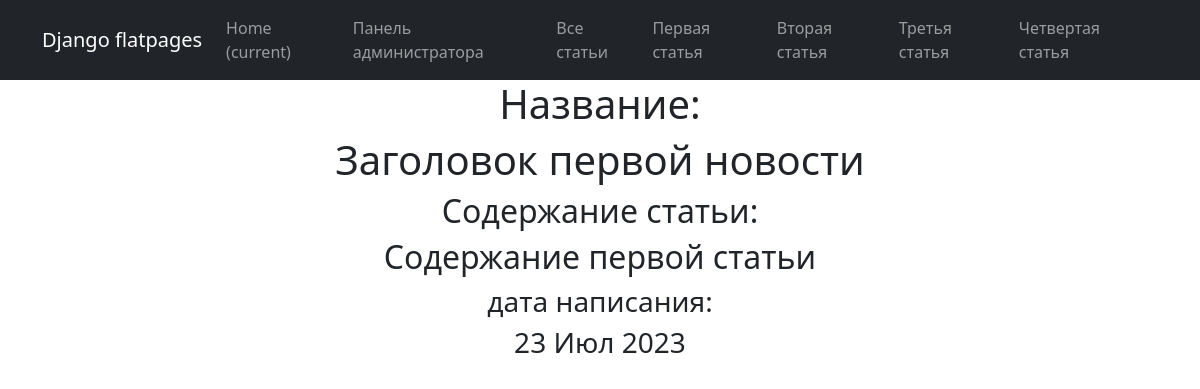
The page /news/2 on the database its author committed.
### news/models.py (models this page shows, shortened)
class Post(models.Model):
    author = models.ForeignKey(Author, on_delete=models.CASCADE)
    name = models.CharField(max_length=100,choices = NewsArticles)
    time_in = models.DateTimeField (auto_now_add = True)
    categories = models.ManyToManyField(Category, through=PostCategory)
    title = models.CharField(max_length = 100)
    text = models.TextField()
    rating = models.IntegerField(default=0)

### news/views.py (the view)
# urls.py: path('<int:pk>', PostDetail.as_view(), name='post'),
class PostDetail(DetailView):
    model = Post
    template_name = 'Post.html'
    context_object_name = 'post'

### news/templatetags/custom_censor.py (called while the page is built)
def censor(value):
   STOP_LIST = [
   'редиска',
   'хрен',
   'блин',
   'писец',
   'писос'
]
   for word in STOP_LIST:
      value = value.replace(word, word[:1]+'*' * (len(word)-1))
   return value

### templates/post.html (shortened to what this page needs)
{% extends 'flatpages/default.html' %}
{% load custom_censor %}
{% block content %}
<h1> Название: </h1>
<h1>{{ post.title|censor }}</h1>
<h2>Содержание статьи:</h2>
<h2>{{ post.text|censor }}</h2>
<h3>дата написания:</h3>
<h3>{{ post.time_in|date:'d M Y' }}</h3>
{% endblock content %}

### rows shown on the page
Post: title|censor "Заголовок первой новости", text|censor "Содержание первой статьи", time_in "23 Июл 2023"
